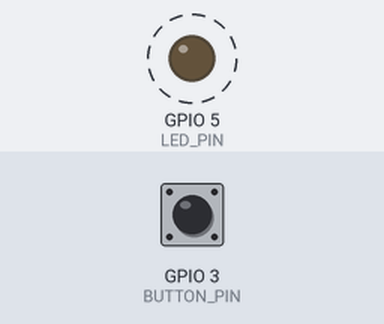
Bench run of a sketch on a simulated ESP32-C3. Shown: output pins drawn as LEDs (lit = HIGH). Dashed ring = blinking. The inputs (shaded band) are chosen by the test bench; at power-on: GPIO 3 (BUTTON_PIN) HIGH. What the sketch prints to the serial monitor is not drawn.

Above: at 1.0 s.
Timing chart, 0 to 4.6 s (numbered marks = the images above):
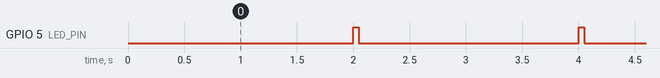

Measured:
- by itself, GPIO 5 (LED_PIN): alternates HIGH for 0.05 s and LOW for 1.9 s

The sketch:

buzzer_button.ino
```cpp
// buzzer_button.ino — PoC button unit: one button, one LED, 3xAAA, ESP-NOW to hub.
// Board: ESP32-C3 SuperMini ("ESP32C3 Dev Module", USB CDC On Boot: Enabled)
// No extra libraries needed.
//
// Wiring:
//   3xAAA + -> 5V pin        3xAAA - -> GND
//   Button  -> GPIO3 and GND (internal pull-up)
//   LED     -> GPIO5 -> 150 ohm -> LED anode, LED cathode -> GND
//   Battery divider (not fitted yet): BAT+ -> 100k -> BATT_PIN -> 100k -> GND

#include <WiFi.h>
#include <esp_wifi.h>
#include <esp_now.h>
#include "protocol.h"

#ifndef PLAYER_ID
#define PLAYER_ID   1     // per button: 1-4, or set by tools/flash.ps1 -Player N
#endif
#define BUTTON_PIN  3
#define LED_PIN     5
// #define BATT_PIN 4     // ADC pin for the battery divider; leave undefined until fitted

#define HELLO_MS        5000   // battery heartbeat interval
#define HUB_TIMEOUT_MS  2000   // no STATE heard for this long = hub lost
#define PRESS_RETRIES   5      // broadcast has no ACK, so resend a few times
#define RETRY_MS        20

static const uint8_t BROADCAST[6] = {0xFF, 0xFF, 0xFF, 0xFF, 0xFF, 0xFF};

// Written in the WiFi task, read in loop()
volatile uint8_t  hubState  = STATE_IDLE;
volatile uint8_t  hubWinner = 0;
volatile uint16_t hubRound  = 0;
volatile uint32_t lastHeard = 0;

uint16_t pressedRound = 0;     // round we've already pressed in
bool     armed = false;        // button must be released after round start (no holding it down)
uint8_t  retriesLeft = 0;
uint32_t lastRetry = 0;
uint32_t lastHello = 0;

void onEspNowRecv(const esp_now_recv_info_t*, const uint8_t* data, int len) {
  if (len != sizeof(BuzzMsg)) return;
  const BuzzMsg* m = (const BuzzMsg*)data;
  if (m->magic != BUZZ_MAGIC || m->type != MSG_STATE) return;
  hubState  = m->state;
  hubWinner = m->player;
  hubRound  = m->round;
  lastHeard = millis();
}

// Returns 0 without a divider; the hub treats that as "no battery" rather than low.
uint16_t readBatteryMv() {
#ifdef BATT_PIN
  uint32_t sum = 0;
  for (int i = 0; i < 8; i++) sum += analogReadMilliVolts(BATT_PIN);
  return (sum / 8) * 2;   // divider halves the voltage
#else
  return 0;
#endif
}

void send(MsgType type, uint16_t round, uint16_t battMv) {
  BuzzMsg m = {BUZZ_MAGIC, (uint8_t)type, PLAYER_ID, 0, battMv, round};
  esp_now_send(BROADCAST, (const uint8_t*)&m, sizeof(m));
}

void updateLed() {
  bool on;
  bool hubAlive = millis() - lastHeard < HUB_TIMEOUT_MS;
  if (!hubAlive) {
    on = (millis() % 2000) < 50;                   // short blip = no hub
  } else if (hubState == STATE_ACTIVE) {
    on = (millis() / 125) % 2;                     // flash = round running
  } else if (hubState == STATE_BUZZED) {
    on = (hubWinner == PLAYER_ID);                 // solid = you won
  } else {
    on = false;
  }
  digitalWrite(LED_PIN, on ? HIGH : LOW);
}

void setup() {
  Serial.begin(115200);
  pinMode(BUTTON_PIN, INPUT_PULLUP);
  pinMode(LED_PIN, OUTPUT);
#ifdef BATT_PIN
  analogSetAttenuation(ADC_11db);
#endif

  WiFi.mode(WIFI_STA);
  WiFi.disconnect();
  esp_wifi_set_channel(BUZZ_CHANNEL, WIFI_SECOND_CHAN_NONE);
  esp_wifi_set_ps(WIFI_PS_NONE);   // keep the radio awake so we hear round starts instantly
  // Lower TX power: smaller current spikes (AAA cells sag under load) and it
  // often works better on SuperMini clones with a poor antenna match.
  // Plenty for a room; raise it if presses get lost at a distance.
  WiFi.setTxPower(WIFI_POWER_8_5dBm);

  if (esp_now_init() != ESP_OK) {
    Serial.println("ESP-NOW init failed");
    while (true) { digitalWrite(LED_PIN, !digitalRead(LED_PIN)); delay(100); }
  }
  esp_now_register_recv_cb(onEspNowRecv);

  esp_now_peer_info_t peer = {};
  memcpy(peer.peer_addr, BROADCAST, 6);
  peer.channel = 0;
  peer.ifidx = WIFI_IF_STA;
  peer.encrypt = false;
  esp_now_add_peer(&peer);

  Serial.printf("Button %d ready, MAC %s\n", PLAYER_ID, WiFi.macAddress().c_str());
}

void loop() {
  uint8_t  state = hubState;
  uint16_t round = hubRound;
  bool down = digitalRead(BUTTON_PIN) == LOW;

  // Arm only once the button has been seen released during this round,
  // so holding it down before the start doesn't count.
  if (state != STATE_ACTIVE) armed = false;
  else if (!down)            armed = true;

  // No debounce needed: the first LOW sends the press and pressedRound
  // blocks anything else until the hub starts a new round.
  if (state == STATE_ACTIVE && armed && down && pressedRound != round) {
    pressedRound = round;
    send(MSG_PRESS, round, 0);
    retriesLeft = PRESS_RETRIES - 1;
    lastRetry = millis();
    Serial.printf("PRESS sent (round %u)\n", round);
  }

  // Resend until the hub leaves ACTIVE (it got a press from someone) or retries run out.
  if (retriesLeft && millis() - lastRetry >= RETRY_MS) {
    if (hubState == STATE_ACTIVE) send(MSG_PRESS, pressedRound, 0);
    retriesLeft = (hubState == STATE_ACTIVE) ? retriesLeft - 1 : 0;
    lastRetry = millis();
  }

  if (millis() - lastHello > HELLO_MS) {
    uint16_t mv = readBatteryMv();
    send(MSG_HELLO, round, mv);
#ifdef BATT_PIN
    Serial.printf("Battery %.2f V\n", mv / 1000.0);
#endif
    lastHello = millis();
  }

  updateLed();
}
```

protocol.h
```cpp
// protocol.h — shared ESP-NOW message format.
// Copy this file into BOTH sketch folders (buzzer_hub/ and buzzer_button/).
#pragma once
#include <stdint.h>

#define BUZZ_MAGIC   0xB7   // ignore any ESP-NOW traffic that isn't ours
#define BUZZ_CHANNEL 1      // hub and buttons must use the same WiFi channel

enum MsgType : uint8_t {
  MSG_PRESS = 1,   // button -> hub : "I pressed"
  MSG_HELLO = 2,   // button -> hub : heartbeat with battery level
  MSG_STATE = 3,   // hub -> all    : current game state + winner
};

enum GameState : uint8_t {
  STATE_IDLE   = 0,   // matches the web page: 0=idle 1=active 2=buzzed
  STATE_ACTIVE = 1,
  STATE_BUZZED = 2,
};

struct __attribute__((packed)) BuzzMsg {
  uint8_t  magic;    // BUZZ_MAGIC
  uint8_t  type;     // MsgType
  uint8_t  player;   // sender's player ID (button) or winner ID (hub, 0 = none)
  uint8_t  state;    // GameState (hub -> buttons only)
  uint16_t battMv;   // battery voltage in mV (button -> hub only)
  uint16_t round;    // round counter (hub increments on every Start)
};
```
